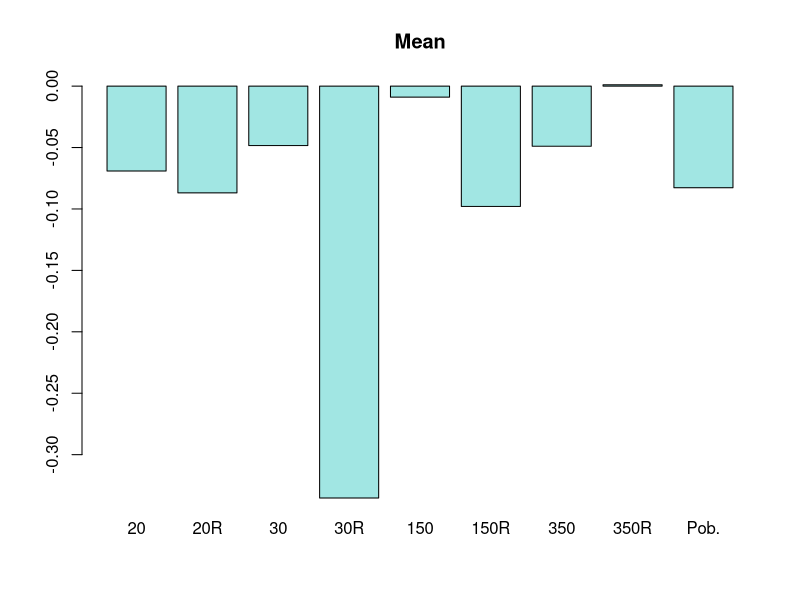
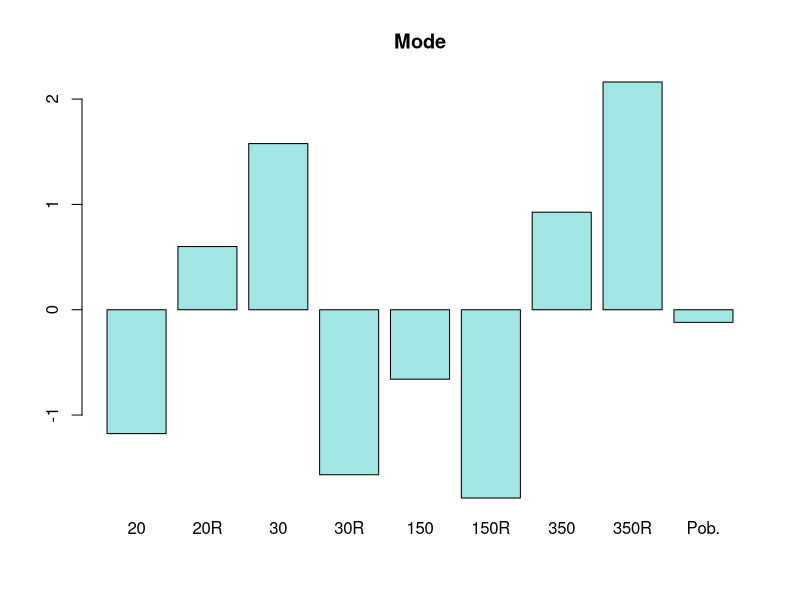
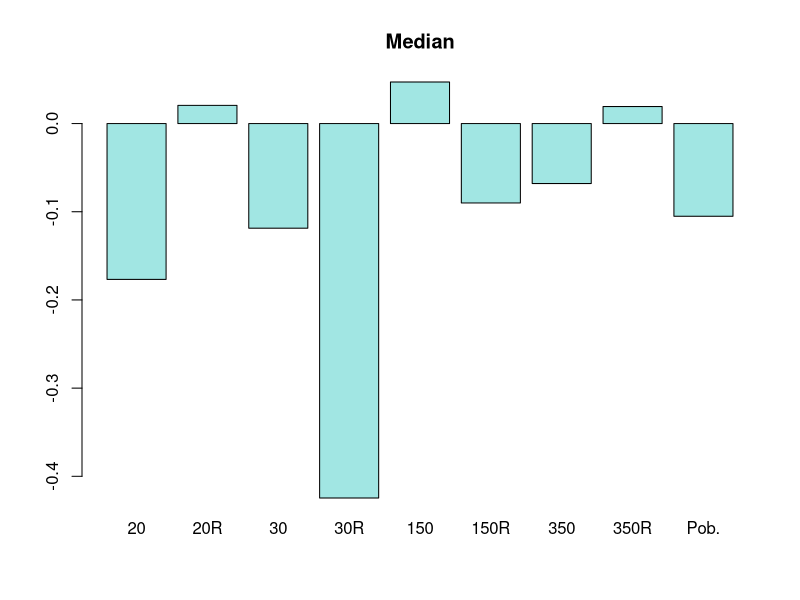
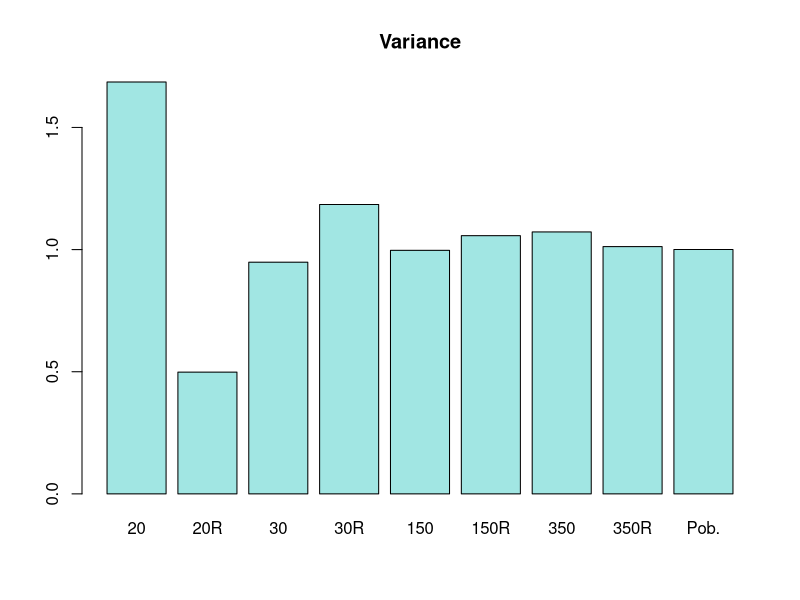
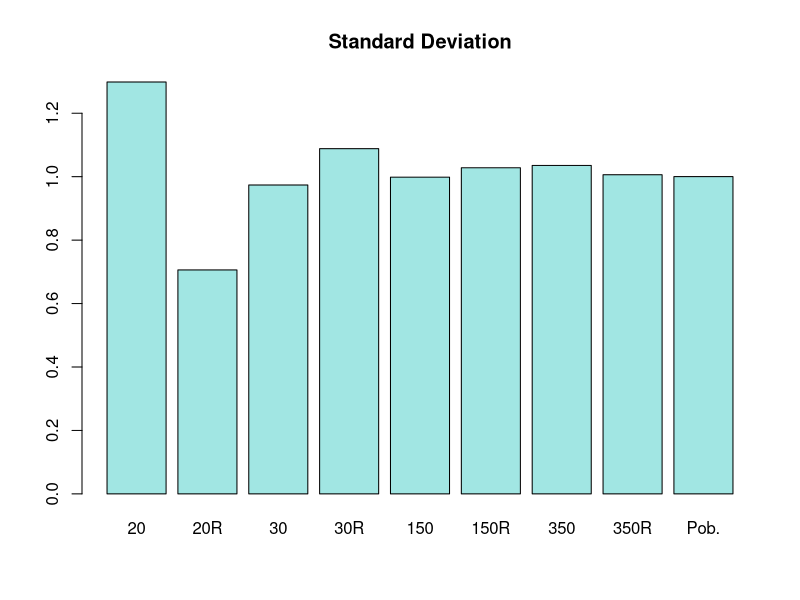
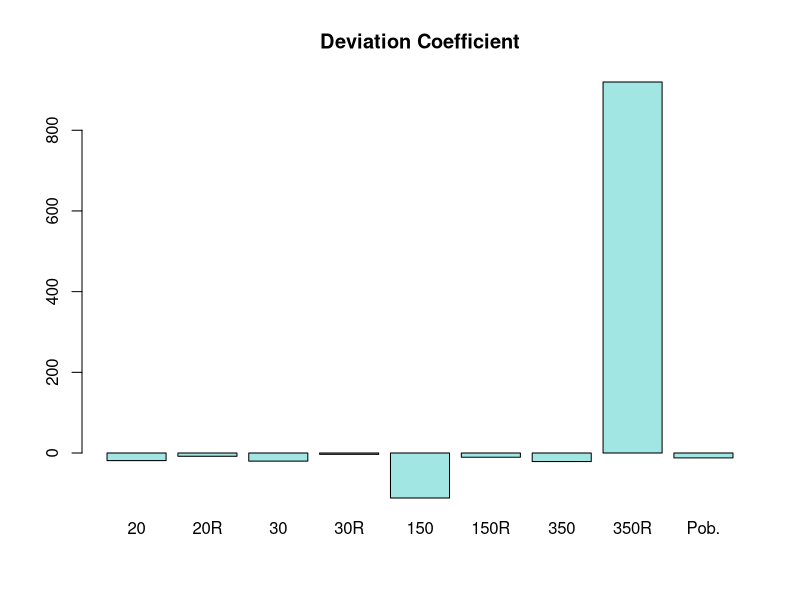

These figures' R source, in order:
get_measures = function(x) {
	return(c(mean(x), getmode(x), median(x), var(x), sd(x), sd(x) / mean(x)))
}

getmode <- function(v) {
	uniqv <- unique(v)
	uniqv[which.max(tabulate(match(v, uniqv)))]
}

poblation = rnorm(500)

sample_350 = sample(poblation,size=350,replace=FALSE)
sample_150 = sample(poblation,size=150,replace=FALSE)
sample_30 = sample(poblation,size=30,replace=FALSE)
sample_20 = sample(poblation,size=20,replace=FALSE)

sample_350_r = sample(poblation,size=350,replace=TRUE)
sample_150_r = sample(poblation,size=150,replace=TRUE)
sample_30_r = sample(poblation,size=30,replace=TRUE)
sample_20_r = sample(poblation,size=20,replace=TRUE)

# getting measure values

measures = c(
	get_measures(sample_20),
	get_measures(sample_20_r),
	get_measures(sample_30),
	get_measures(sample_30_r),
	get_measures(sample_150),
	get_measures(sample_150_r),
	get_measures(sample_350),
	get_measures(sample_350_r),
	get_measures(poblation)
)

# generating bar plots for c)

bar_names = c(
	"20",
	"20R",
	"30",
	"30R",
	"150",
	"150R",
	"350",
	"350R",
	"Pob."
)

graphic_names = c("Mean", "Mode", "Median", "Variance", "Standard Deviation", "Deviation Coefficient")
cols = length(graphic_names)

M = t(matrix(measures, ncol=cols, byrow=TRUE))

for(i in c(1:cols)) 
	barplot(M[i,], names.arg=bar_names, main=graphic_names[i], col="#a1e6e3")

mean_conf_interval = function(sample, alpha) {
	m = 0
	s = 1
	n = length(sample)

	error = qnorm(1 - alpha) * s / sqrt(n)
	return(c("start" = m - error, "end" = m + error))
}

variance_conf_interval = function(sample, alpha) {
	n = length(sample)
	vr = var(sample)

	q1 = qchisq(1 - alpha / 2, n - 1)
	q2 = qchisq(alpha / 2, n - 1)

	start <- (n - 1) * vr / q1
	end <- (n - 1) * vr / q2

	return(c("start" = start, "end" = end))
}

print(mean_conf_interval(sample_20, 0.05))
print(mean_conf_interval(sample_30, 0.05))

print(variance_conf_interval(sample_20, 0.05))
print(variance_conf_interval(sample_30, 0.05))
